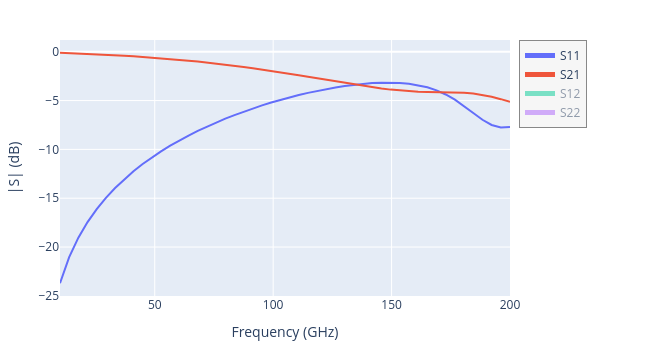

The cell this chart's notebook holds for it:
### Code cell
results.plot_interactive()
